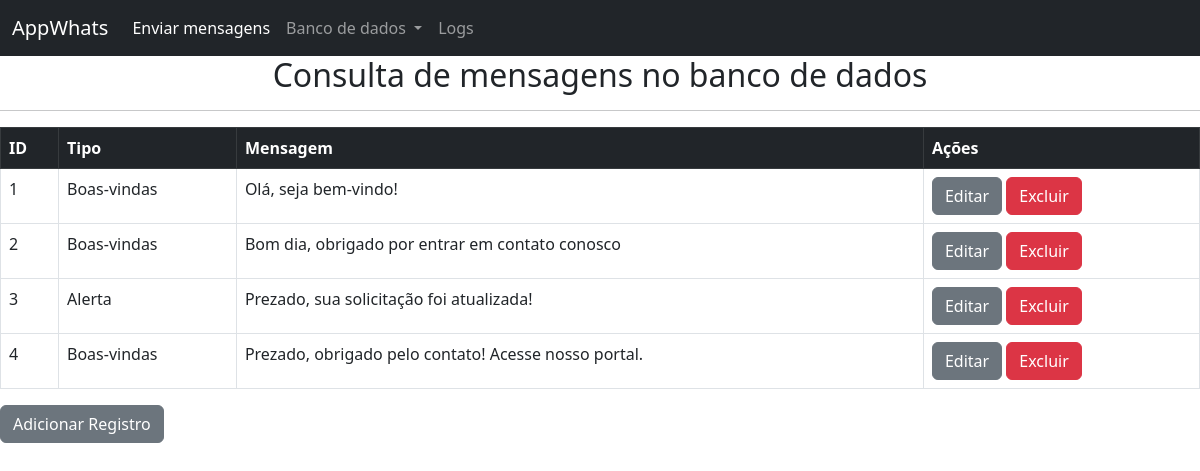
Page /Consultar/Mensagens on the committed database.
### app.py (models this page shows, shortened)
class mensagens(db.Model):
    id = db.Column(db.Integer, primary_key=True)
    tipo = db.Column(db.String(50))
    mensagem = db.Column(db.String(500))

### app.py (the view)
@app.route("/Consultar/Mensagens", methods=["GET", "POST"])
def consultar_mensagens():
    return render_template("consultar_mensagens.html", mensagens=mensagens.query.all())

### templates/consultar_mensagens.html
{% extends 'base.html' %}
{% block content %}
<h2 style="text-align: center;">Consulta de mensagens no banco de dados</h2>
<hr>
<table class="table table-bordered table-hover">
    <thead class="table-dark">
        <tr>
            <th scope="col">ID</th>
            <th scope="col">Tipo</th>
            <th scope="col">Mensagem</th>
            <th scope="col">Ações</th>
        </tr>
    </thead>
    <tbody>
        {% for mensagem in mensagens %}
        <tr>
            <td>{{mensagem.id}}</td>
            <td>{{mensagem.tipo}}</td>
            <td>{{mensagem.mensagem}}</td>
            <td>
                <a href="{{mensagem.id}}/atualizar_mensagens" class="btn btn-secondary">Editar</a>
                <a href="{{mensagem.id}}/excluir_mensagens" onclick="return confirm('Deseja excluir esse registro?')" class="btn btn-danger">Excluir</a>
            </td>
        </tr>
        {% endfor %}
    </tbody>
</table>
<a href="{{url_for('cadastrar_mensagens')}}" class="btn btn-secondary">Adicionar Registro</a>
{% endblock content %}

### rows in the picture
mensagens: id "1", tipo "Boas-vindas", mensagem "Olá, seja bem-vindo!"
mensagens: id "2", tipo "Boas-vindas", mensagem "Bom dia, obrigado por entrar em contato conosco"
mensagens: id "3", tipo "Alerta", mensagem "Prezado, sua solicitação foi atualizada!"
mensagens: id "4", tipo "Boas-vindas", mensagem "Prezado, obrigado pelo contato! Acesse nosso portal."
